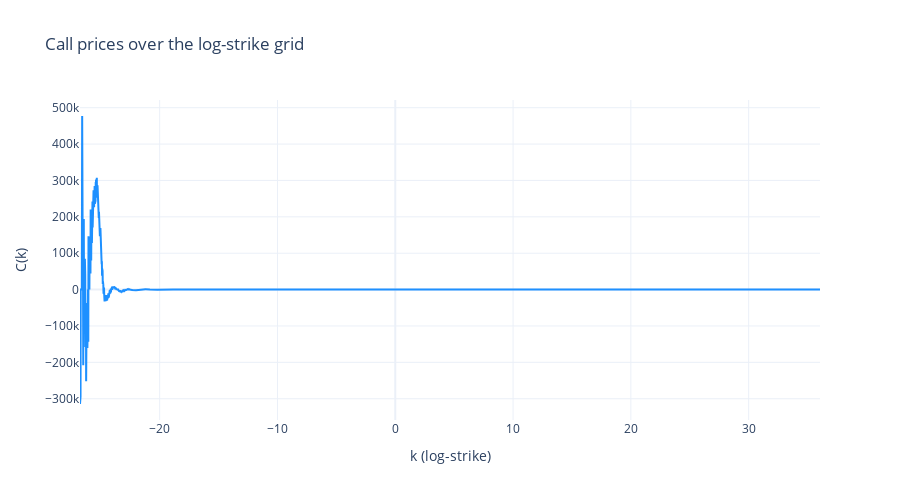

Notebook code for this chart:
### Code cell
import plotly.graph_objs as go

fig = go.Figure()

fig.add_trace(
    go.Scatter(
        x=k_grid,
        y=C_k,
        mode='lines',
        line=dict(color='dodgerblue'),
        name='C(k)'
    )
)

fig.update_layout(
    title="Call prices over the log-strike grid",
    xaxis_title="k (log-strike)",
    yaxis_title="C(k)",
    template="plotly_white",
    width=900,
    height=500
)

fig.show()

### Figure 1 — Plotly figure (JSON) as saved in the notebook; plotly's stock layout.template omitted (floating-point values rounded to 4 significant figures; data arrays with more than 128 entries replaced by an {"elided": "..."} marker saying what was removed)
{"data": [{"line": {"color": "dodgerblue"}, "mode": "lines", "name": "C(k)", "type": "scatter", "x": {"elided": "4096 float values"}, "y": {"elided": "4096 float values"}}], "layout": {"height": 500, "title": {"text": "Call prices over the log-strike grid"}, "width": 900, "xaxis": {"title": {"text": "k (log-strike)"}}, "yaxis": {"title": {"text": "C(k)"}}}}
